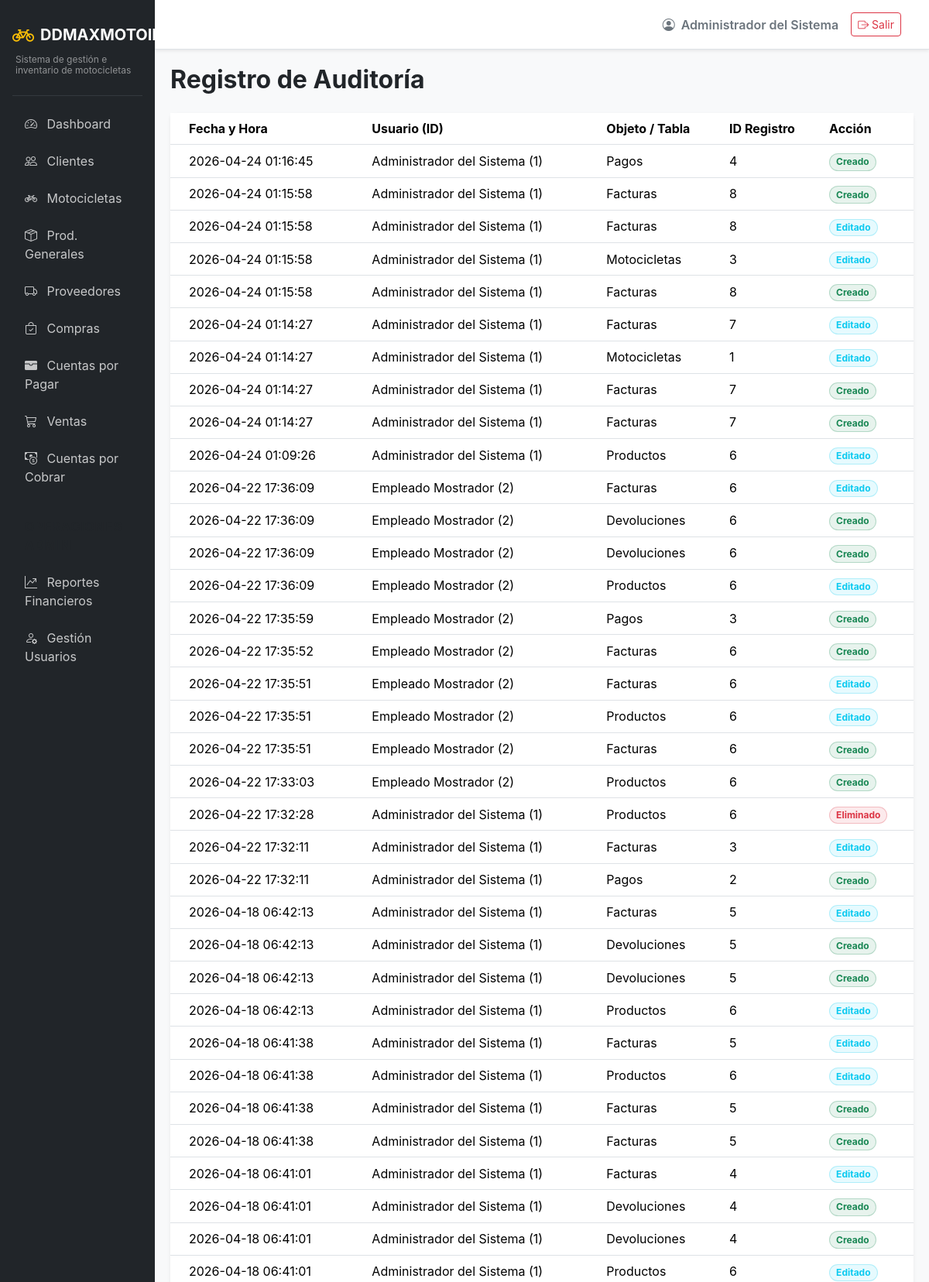
The page /audit/ (signed in, upper part) on the database its author committed.
### app/models/auth.py (models this page shows, shortened)
class Usuarios(UserMixin, db.Model):
    __tablename__ = 'usuarios'
    id = db.Column(db.Integer, primary_key=True)
    usuario = db.Column(db.String(50), unique=True, nullable=False)
    password_hash = db.Column(db.String(255), nullable=False)
    rol_id = db.Column(db.Integer, db.ForeignKey('roles.id'), nullable=False)
    estado = db.Column(db.String(20), default='activo') # activo/inactivo
    nombre = db.Column(db.String(100), nullable=False)
    created_at = db.Column(db.DateTime, default=datetime.utcnow)
    updated_at = db.Column(db.DateTime, default=datetime.utcnow, onupdate=datetime.utcnow)

class Auditoria(db.Model):
    __tablename__ = 'auditoria'
    id = db.Column(db.Integer, primary_key=True)
    usuario_id = db.Column(db.Integer, db.ForeignKey('usuarios.id'), nullable=False)
    tabla = db.Column(db.String(50), nullable=False)
    registro_id = db.Column(db.Integer, nullable=False)
    accion = db.Column(db.String(20), nullable=False) # insertar, actualizar, eliminar
    fecha = db.Column(db.DateTime, default=datetime.utcnow)
    usuario = db.relationship('Usuarios', backref='acciones_auditoria')

### app/routes/audit.py (the view)
@audit_bp.route('/')
@login_required
def list_audits():
    logs = Auditoria.query.order_by(Auditoria.fecha.desc()).limit(200).all()
    return render_template('audit/list.html', logs=logs)

### app/models/auth.py (called while the page is built)
@login_manager.user_loader
def load_user(user_id):
    return db.session.get(Usuarios, int(user_id))

### app/templates/audit/list.html
{% extends "base.html" %}
{% block content %}
<div class="d-flex justify-content-between align-items-center mb-4">
    <h2 class="fw-bold mb-0">Registro de Auditoría</h2>
</div>
<div class="card border-0 shadow-sm">
    <div class="card-body p-0">
        <div class="table-responsive">
            <table class="table table-hover align-middle mb-0">
                <thead class="bg-light">
                    <tr>
                        <th class="ps-4">Fecha y Hora</th>
                        <th>Usuario (ID)</th>
                        <th>Objeto / Tabla</th>
                        <th>ID Registro</th>
                        <th>Acción</th>
                    </tr>
                </thead>
                <tbody class="border-top-0">
                    {% for log in logs %}
                    <tr>
                        <td class="ps-4">{{ log.fecha.strftime('%Y-%m-%d %H:%M:%S') }}</td>
                        <td>{{ log.usuario.nombre if log.usuario else "Sistema" }} ({{ log.usuario_id }})</td>
                        <td class="text-capitalize">{{ log.tabla }}</td>
                        <td>{{ log.registro_id }}</td>
                        <td>
                            {% if log.accion == 'insertar' %}
                                <span class="badge bg-success bg-opacity-10 text-success border border-success border-opacity-25 rounded-pill px-2">Creado</span>
                            {% elif log.accion == 'actualizar' %}
                                <span class="badge bg-info bg-opacity-10 text-info border border-info border-opacity-25 rounded-pill px-2">Editado</span>
                            {% elif log.accion == 'eliminar' %}
                                <span class="badge bg-danger bg-opacity-10 text-danger border border-danger border-opacity-25 rounded-pill px-2">Eliminado</span>
                            {% else %}
                                <span class="badge bg-secondary">{{ log.accion }}</span>
                            {% endif %}
                        </td>
                    </tr>
                    {% else %}
                    <tr>
                        <td colspan="5" class="text-center py-4 text-muted">No hay registros de auditoría disponibles.</td>
                    </tr>
                    {% endfor %}
                </tbody>
            </table>
        </div>
    </div>
</div>
{% endblock %}

### app/templates/base.html (shortened to what this page needs)
<!DOCTYPE html>
<html lang="es">
<head>
    <link href="https://cdn.jsdelivr.net/npm/bootstrap@5.3.2/dist/css/bootstrap.min.css" rel="stylesheet">
    <link href="https://cdn.jsdelivr.net/npm/bootstrap-icons@1.11.1/font/bootstrap-icons.css" rel="stylesheet">
</head>
<body>
    <div class="container-fluid p-0">
        <div class="row g-0">
            <div class="col-md-2 sidebar d-none d-md-block p-3">
                <a href="{{ url_for('main.dashboard') }}" class="text-decoration-none d-flex flex-column mb-4 mt-2">
                    <div class="d-flex align-items-center">
                        <i class="bi bi-bicycle fs-3 text-warning me-2"></i>
                        <span class="fs-5 text-white fw-bold">DDMAXMOTOIMPORT</span>
                    </div>
                    <div class="text-white-50 mt-1 ps-1" style="font-size: 0.75rem; line-height: 1.2;">Sistema de gestión e inventario de motocicletas</div>
                </a>
                <hr class="text-secondary">
                <ul class="nav flex-column gap-2">
                    <li class="nav-item">
                        <a class="nav-link {% if request.endpoint and request.endpoint.startswith('main.') %}active{% endif %}" href="{{ url_for('main.dashboard') }}">
                            <i class="bi bi-speedometer2 me-2"></i> Dashboard
                        </a>
                    </li>
                    <li class="nav-item">
                        <a class="nav-link {% if request.endpoint and request.endpoint.startswith('clients.') %}active{% endif %}" href="{{ url_for('clients.list_clients') }}">
                            <i class="bi bi-people me-2"></i> Clientes
                        </a>
                    </li>
                    <li class="nav-item">
                        <a class="nav-link {% if request.endpoint and request.endpoint.startswith('inventory.') and 'product' not in request.endpoint %}active{% endif %}" href="{{ url_for('inventory.list_motorcycles') }}">
                            <i class="bi bi-bicycle me-2"></i> Motocicletas
                        </a>
                    </li>
                    <li class="nav-item">
                        <a class="nav-link {% if request.endpoint and request.endpoint.startswith('inventory.') and 'product' in request.endpoint %}active{% endif %}" href="{{ url_for('inventory.list_products') }}">
                            <i class="bi bi-box-seam me-2"></i> Prod. Generales
                        </a>
                    </li>
                    <li class="nav-item">
                        <a class="nav-link {% if request.endpoint and request.endpoint.startswith('suppliers.') %}active{% endif %}" href="{{ url_for('suppliers.list_suppliers') }}">
                            <i class="bi bi-truck me-2"></i> Proveedores
                        </a>
                    </li>
                    <li class="nav-item">
                        <a class="nav-link {% if request.endpoint and request.endpoint.startswith('purchases.') %}active{% endif %}" href="{{ url_for('purchases.list_purchases') }}">
                            <i class="bi bi-bag-check me-2"></i> Compras
                        </a>
                    </li>
                    <li class="nav-item">
                        <a class="nav-link {% if request.endpoint and request.endpoint.startswith('payables.') %}active{% endif %}" href="{{ url_for('payables.list_accounts') }}">
                            <i class="bi bi-wallet-fill me-2"></i> Cuentas por Pagar
                        </a>
                    </li>
                    <li class="nav-item">
                        <a class="nav-link {% if request.endpoint and request.endpoint.startswith('sales.') %}active{% endif %}" href="{{ url_for('sales.list_sales') }}">
                            <i class="bi bi-cart3 me-2"></i> Ventas
                        </a>
                    </li>
                    <li class="nav-item">
                        <a class="nav-link {% if request.endpoint and request.endpoint.startswith('accounts.') %}active{% endif %}" href="{{ url_for('accounts.list_accounts') }}">
                            <i class="bi bi-cash-coin me-2"></i> Cuentas por Cobrar
                        </a>
                    </li>
                    {% if current_user.is_authenticated and current_user.rol.nombre|upper in ['ADMIN', 'ADMINISTRADOR'] %}
                    <li class="nav-item mt-3">
                        <span class="nav-link text-uppercase small fw-bold text-muted" style="letter-spacing: 1px;">Operaciones Admin</span>
                    </li>
                    <li class="nav-item">
                        <a class="nav-link {% if request.endpoint and request.endpoint.startswith('reports.') %}active{% endif %}" href="{{ url_for('reports.sales_report') }}">
                            <i class="bi bi-graph-up-arrow me-2"></i> Reportes Financieros
                        </a>
                    </li>
                    <li class="nav-item">
                        <a class="nav-link" href="#" onclick="alert('Módulo de usuarios en desarrollo'); return false;">
                            <i class="bi bi-person-gear me-2"></i> Gestión Usuarios
                        </a>
                    </li>
                    {% endif %}
                </ul>
            </div>
            <div class="col-md-10 d-flex flex-column vh-100">
                <nav class="navbar navbar-expand-lg navbar-light bg-white border-bottom shadow-sm px-4 py-3">
                    <div class="container-fluid">
                        <div class="ms-auto d-flex align-items-center">
                            <span class="me-3 fw-semibold text-secondary">
                                <i class="bi bi-person-circle me-1"></i> {{ current_user.nombre }}
                            </span>
                            <a href="{{ url_for('auth.logout') }}" class="btn btn-outline-danger btn-sm">
                                <i class="bi bi-box-arrow-right"></i> Salir
                            </a>
                        </div>
                    </div>
                </nav>
                <main class="content-area flex-grow-1 overflow-auto">
                    {% block content %}{% endblock %}
                </main>
            </div>
        </div>
    </div>
</body>
</html>

### app/templates/base.html (style rules this page uses)
body { background-color: #f8f9fa; font-family: 'Inter', sans-serif; }
.sidebar { background-color: #212529; min-height: 100vh; color: #fff; }
.sidebar .nav-link { color: rgba(255,255,255,.75); transition: 0.3s; }
.content-area { padding: 20px; }

### rows shown on the page
Usuarios: nombre "Administrador del Sistema"
Auditoria: fecha "2026-04-24 01:16:45", usuario "Administrador del Sistema", usuario_id "1", tabla "Pagos", registro_id "4", accion "Creado"
Auditoria: fecha "2026-04-24 01:15:58", usuario "Administrador del Sistema", usuario_id "1", tabla "Facturas", registro_id "8", accion "Creado"
Auditoria: fecha "2026-04-24 01:15:58", usuario "Administrador del Sistema", usuario_id "1", tabla "Facturas", registro_id "8", accion "Editado"
Auditoria: fecha "2026-04-24 01:15:58", usuario "Administrador del Sistema", usuario_id "1", tabla "Motocicletas", registro_id "3", accion "Editado"
Auditoria: fecha "2026-04-24 01:15:58", usuario "Administrador del Sistema", usuario_id "1", tabla "Facturas", registro_id "8", accion "Creado"
Auditoria: fecha "2026-04-24 01:14:27", usuario "Administrador del Sistema", usuario_id "1", tabla "Facturas", registro_id "7", accion "Editado"
Auditoria: fecha "2026-04-24 01:14:27", usuario "Administrador del Sistema", usuario_id "1", tabla "Motocicletas", registro_id "1", accion "Editado"
Auditoria: fecha "2026-04-24 01:14:27", usuario "Administrador del Sistema", usuario_id "1", tabla "Facturas", registro_id "7", accion "Creado"
Auditoria: fecha "2026-04-24 01:14:27", usuario "Administrador del Sistema", usuario_id "1", tabla "Facturas", registro_id "7", accion "Creado"
Auditoria: fecha "2026-04-24 01:09:26", usuario "Administrador del Sistema", usuario_id "1", tabla "Productos", registro_id "6", accion "Editado"
Auditoria: fecha "2026-04-22 17:36:09", usuario "Empleado Mostrador", usuario_id "2", tabla "Facturas", registro_id "6", accion "Editado"
Auditoria: fecha "2026-04-22 17:36:09", usuario "Empleado Mostrador", usuario_id "2", tabla "Devoluciones", registro_id "6", accion "Creado"
Auditoria: fecha "2026-04-22 17:36:09", usuario "Empleado Mostrador", usuario_id "2", tabla "Devoluciones", registro_id "6", accion "Creado"
Auditoria: fecha "2026-04-22 17:36:09", usuario "Empleado Mostrador", usuario_id "2", tabla "Productos", registro_id "6", accion "Editado"
Auditoria: fecha "2026-04-22 17:35:59", usuario "Empleado Mostrador", usuario_id "2", tabla "Pagos", registro_id "3", accion "Creado"
Auditoria: fecha "2026-04-22 17:35:52", usuario "Empleado Mostrador", usuario_id "2", tabla "Facturas", registro_id "6", accion "Creado"
Auditoria: fecha "2026-04-22 17:35:51", usuario "Empleado Mostrador", usuario_id "2", tabla "Facturas", registro_id "6", accion "Editado"
Auditoria: fecha "2026-04-22 17:35:51", usuario "Empleado Mostrador", usuario_id "2", tabla "Productos", registro_id "6", accion "Editado"
Auditoria: fecha "2026-04-22 17:35:51", usuario "Empleado Mostrador", usuario_id "2", tabla "Facturas", registro_id "6", accion "Creado"
Auditoria: fecha "2026-04-22 17:33:03", usuario "Empleado Mostrador", usuario_id "2", tabla "Productos", registro_id "6", accion "Creado"
Auditoria: fecha "2026-04-22 17:32:28", usuario "Administrador del Sistema", usuario_id "1", tabla "Productos", registro_id "6", accion "Eliminado"
Auditoria: fecha "2026-04-22 17:32:11", usuario "Administrador del Sistema", usuario_id "1", tabla "Facturas", registro_id "3", accion "Editado"
Auditoria: fecha "2026-04-22 17:32:11", usuario "Administrador del Sistema", usuario_id "1", tabla "Pagos", registro_id "2", accion "Creado"
Auditoria: fecha "2026-04-18 06:42:13", usuario "Administrador del Sistema", usuario_id "1", tabla "Facturas", registro_id "5", accion "Editado"
Auditoria: fecha "2026-04-18 06:42:13", usuario "Administrador del Sistema", usuario_id "1", tabla "Devoluciones", registro_id "5", accion "Creado"
Auditoria: fecha "2026-04-18 06:42:13", usuario "Administrador del Sistema", usuario_id "1", tabla "Devoluciones", registro_id "5", accion "Creado"
Auditoria: fecha "2026-04-18 06:42:13", usuario "Administrador del Sistema", usuario_id "1", tabla "Productos", registro_id "6", accion "Editado"
Auditoria: fecha "2026-04-18 06:41:38", usuario "Administrador del Sistema", usuario_id "1", tabla "Facturas", registro_id "5", accion "Editado"
Auditoria: fecha "2026-04-18 06:41:38", usuario "Administrador del Sistema", usuario_id "1", tabla "Productos", registro_id "6", accion "Editado"
Auditoria: fecha "2026-04-18 06:41:38", usuario "Administrador del Sistema", usuario_id "1", tabla "Facturas", registro_id "5", accion "Creado"
Auditoria: fecha "2026-04-18 06:41:38", usuario "Administrador del Sistema", usuario_id "1", tabla "Facturas", registro_id "5", accion "Creado"
Auditoria: fecha "2026-04-18 06:41:01", usuario "Administrador del Sistema", usuario_id "1", tabla "Facturas", registro_id "4", accion "Editado"
Auditoria: fecha "2026-04-18 06:41:01", usuario "Administrador del Sistema", usuario_id "1", tabla "Devoluciones", registro_id "4", accion "Creado"
Auditoria: fecha "2026-04-18 06:41:01", usuario "Administrador del Sistema", usuario_id "1", tabla "Devoluciones", registro_id "4", accion "Creado"
Auditoria: fecha "2026-04-18 06:41:01", usuario "Administrador del Sistema", usuario_id "1", tabla "Productos", registro_id "6", accion "Editado"
